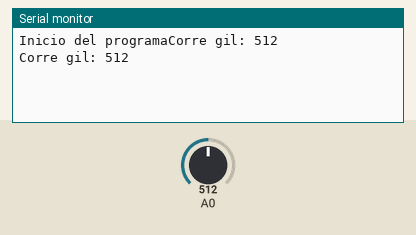
Bench run of a sketch on a simulated Arduino Uno, built with avr-gcc and run on an emulated ATmega328P. Shown: the last lines printed to the serial monitor. The inputs (shaded band) are chosen by the test bench; at power-on: A0 = 512.

Above: at 1.2 s.
1.3 s: A0 set to 716
At 2.6 s:
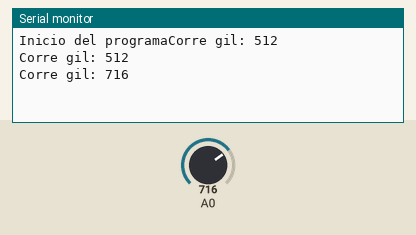
2.8 s: A0 set to 900
At 3.8 s:
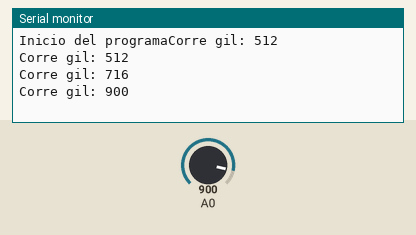
Timing chart, 0 to 5.8 s (numbered marks = the images above; inputs shaded):
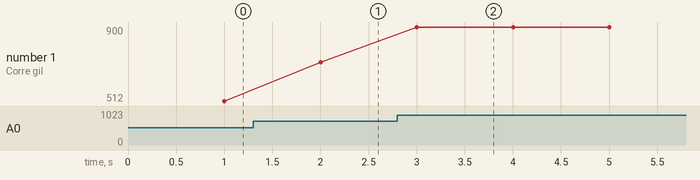

Measured:
- after the input at 1.3 s, the serial monitor: prints a new line after 0.70 s (image 1)
- after the input at 2.8 s, the serial monitor: prints a new line after 0.20 s (image 2)
- plotted number 1: 512 → 716 after the input at 1.3 s, 716 → 900 after the input at 2.8 s

The sketch:

sketch_jan07b.ino
```cpp
template <class EMA> inline Print &operator << (Print &obj, EMA arg){
  obj.print(arg);
  return obj;
}

void setup() {
  Serial.begin(9600);
  Serial << "Inicio del programa";
}

void loop() {
  if(analogRead(A0) > 300){
    Serial <<"Corre gil: "<<analogRead(A0)<<"\n";
    delay(1000);
  }
}
```
